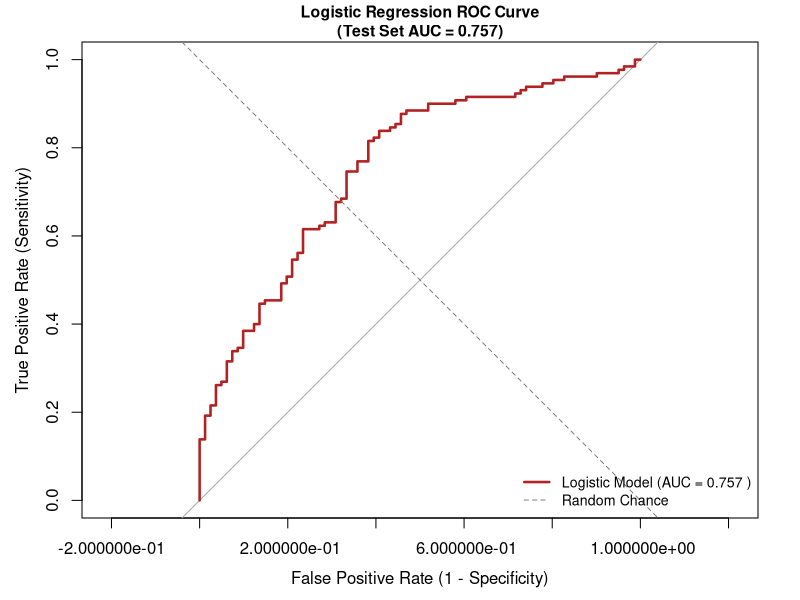
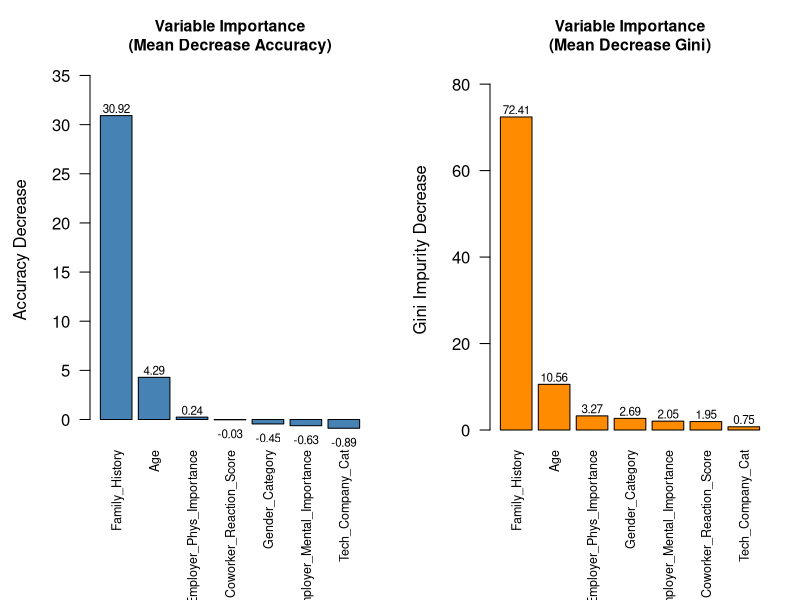
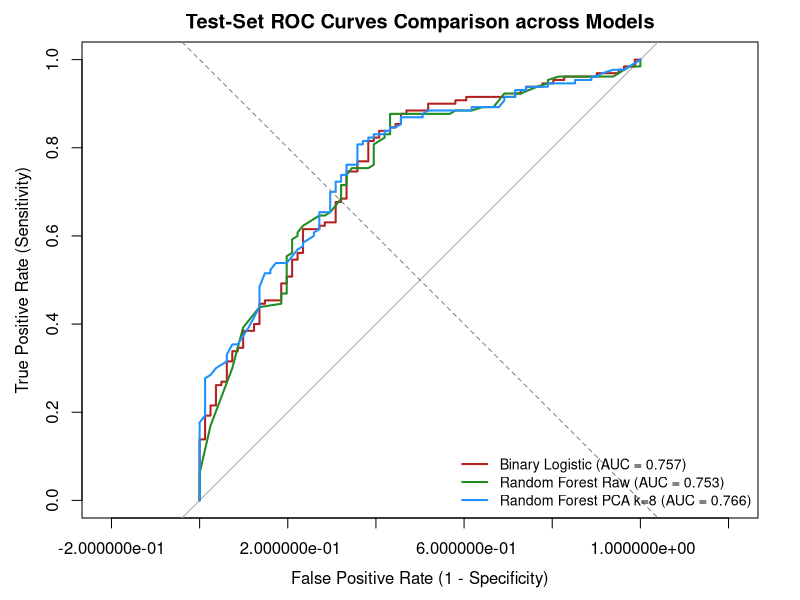

Write R code to recreate these figures, in order.
## ---- chunk 1
knitr::opts_knit$set(root.dir = ".")
knitr::opts_chunk$set(echo = TRUE, warning = FALSE, message = FALSE)
## ---- chunk 2
library(tidyverse)
library(caret)
library(pROC)
library(broom)

data <- read.csv("dataset/osmi_clean_combined.csv")

# Ensure reference levels are set logically for interpretation
data <- data %>%
  mutate(
    Treatment_Cat = factor(Treatment_Cat, levels = c("No", "Yes")),
    Gender_Category = relevel(factor(Gender_Category), ref = "Male"),
    Family_History = relevel(factor(Family_History), ref = "No"),
    Tech_Company_Cat = relevel(factor(Tech_Company_Cat), ref = "No")
  )

set.seed(2026)
train_idx <- sample(nrow(data), floor(0.8 * nrow(data)))
train <- data[train_idx, ]
test  <- data[-train_idx, ]

cat("Training cases:", nrow(train), "| Test cases:", nrow(test), "\n")
## ---- chunk 3
logit_model <- glm(
  Treatment_Cat ~ Age + Gender_Category + Family_History + 
    Employer_Mental_Importance + Employer_Phys_Importance + 
    Coworker_Reaction_Score + Tech_Company_Cat,
  family = binomial(link = "logit"),
  data = train
)

# Extract coefficients, odds ratios, p-values, and 95% Wald confidence intervals
wald_ci <- confint.default(logit_model)
model_tidy <- broom::tidy(logit_model)

odds_ratios <- model_tidy %>%
  filter(term != "(Intercept)") %>%
  mutate(
    conf_low = wald_ci[term, 1],
    conf_high = wald_ci[term, 2],
    Predictor = dplyr::case_when(
      term == "Age" ~ "Age",
      term == "Gender_CategoryFemale" ~ "Gender: Female",
      term == "Gender_CategoryOther" ~ "Gender: Other",
      term == "Family_HistoryI don't know" ~ "Family history: I don't know",
      term == "Family_HistoryYes" ~ "Family history: Yes",
      term == "Employer_Mental_Importance" ~ "Employer mental importance",
      term == "Employer_Phys_Importance" ~ "Employer physical importance",
      term == "Coworker_Reaction_Score" ~ "Coworker reaction score",
      term == "Tech_Company_CatYes" ~ "Technology company",
      TRUE ~ term
    ),
    `Odds Ratio (OR)` = exp(estimate),
    `95% CI for OR` = sprintf("%.3f to %.3f", exp(conf_low), exp(conf_high)),
    Significant = p.value < 0.05,
    Estimate = round(estimate, 3),
    `Odds Ratio (OR)` = round(`Odds Ratio (OR)`, 3),
    `P-value` = if_else(p.value < 0.001, "< 0.001", sprintf("%.3f", p.value))
  ) %>%
  select(Predictor, Estimate, `Odds Ratio (OR)`, `95% CI for OR`, `P-value`, Significant)

knitr::kable(odds_ratios, caption = "Adjusted Odds Ratios for Seeking Treatment")

# Helper functions to extract model statistics for inline text
term_stat <- function(model_term, statistic) {
  model_tidy %>% filter(.data$term == model_term) %>% pull({{ statistic }})
}
fmt3 <- function(x) format(round(x, 3), nsmall = 3)

age_or <- exp(term_stat("Age", estimate))
age_p <- term_stat("Age", p.value)
female_or <- exp(term_stat("Gender_CategoryFemale", estimate))
female_p <- term_stat("Gender_CategoryFemale", p.value)
other_or <- exp(term_stat("Gender_CategoryOther", estimate))
other_p <- term_stat("Gender_CategoryOther", p.value)
family_unknown_beta <- term_stat("Family_HistoryI don't know", estimate)
family_unknown_or <- exp(family_unknown_beta)
family_unknown_p <- term_stat("Family_HistoryI don't know", p.value)
family_yes_beta <- term_stat("Family_HistoryYes", estimate)
family_yes_or <- exp(family_yes_beta)
family_yes_p <- term_stat("Family_HistoryYes", p.value)
family_yes_vs_unknown_or <- family_yes_or / family_unknown_or
## ---- chunk 4
# Generate probabilities and classes on the Test Set
test_probs <- predict(logit_model, newdata = test, type = "response")
test_preds <- factor(ifelse(test_probs >= 0.5, "Yes", "No"), levels = c("No", "Yes"))
actual_class <- test$Treatment_Cat

# Confusion Matrix
conf_matrix <- confusionMatrix(test_preds, actual_class, positive = "Yes")
print(conf_matrix$table)

# Extract Metrics for inline text
acc_val <- conf_matrix$overall["Accuracy"]
prec_val <- conf_matrix$byClass["Precision"]
rec_val  <- conf_matrix$byClass["Sensitivity"]
logit_f1 <- conf_matrix$byClass["F1"]

# ROC and AUC
roc_curve <- roc(actual_class, test_probs)
auc_value <- as.numeric(auc(roc_curve))

cat("\nAccuracy: ", round(acc_val, 3))
cat("\nPrecision:", round(prec_val, 3))
cat("\nRecall:   ", round(rec_val, 3))
cat("\nF1-Score: ", round(logit_f1, 3))
cat("\nROC-AUC:  ", round(auc_value, 3), "\n")
## ---- chunk 5
# Refined ROC Plot for Logistic Model
par(mar = c(4.5, 4.5, 3, 1))
plot(roc_curve, col = "firebrick", lwd = 2.5, legacy.axes = TRUE, ylim = c(0, 1),
     main = paste0("Logistic Regression ROC Curve\n(Test Set AUC = ", round(auc_value, 3), ")"),
     xlab = "False Positive Rate (1 - Specificity)", 
     ylab = "True Positive Rate (Sensitivity)", cex.main = 0.95)

abline(a = 0, b = 1, lty = 2, col = "gray50")
legend("bottomright", 
       legend = c(paste("Logistic Model (AUC =", round(auc_value, 3), ")"), "Random Chance"),
       col = c("firebrick", "gray50"), lwd = c(2.5, 1), lty = c(1, 2), bty = "n", cex = 0.85)
par(mar = c(5.1, 4.1, 4.1, 2.1))
## ---- chunk 6
library(randomForest)

# Independent design matrix construction to prevent data leakage
rf_X <- model.matrix(
  ~ Age + Gender_Category + Family_History + Employer_Mental_Importance +
    Employer_Phys_Importance + Coworker_Reaction_Score + Tech_Company_Cat,
  data = train
)[, -1]
rf_y <- train$Treatment_Cat

# 5-fold stratified cross-validation
set.seed(2026)
folds <- createFolds(rf_y, k = 5, list = TRUE, returnTrain = TRUE)

grid <- expand.grid(
  mtry     = c(2, 3, 5),
  maxnodes = c(8, 16, 32),
  ntree    = c(100, 300)
)

cv_results <- data.frame()
for (g in seq_len(nrow(grid))) {
  aucs <- numeric(5)
  for (f in seq_along(folds)) {
    tr_idx <- folds[[f]]
    set.seed(123)
    rf_f <- randomForest(
      x = rf_X[tr_idx, , drop = FALSE], y = rf_y[tr_idx],
      mtry = grid$mtry[g], maxnodes = grid$maxnodes[g], ntree = grid$ntree[g]
    )
    p_f <- predict(rf_f, rf_X[-tr_idx, , drop = FALSE], type = "prob")[, "Yes"]
    aucs[f] <- as.numeric(auc(roc(rf_y[-tr_idx], p_f)))
  }
  cv_results <- rbind(cv_results, data.frame(
    mtry = grid$mtry[g], maxnodes = grid$maxnodes[g],
    ntree = grid$ntree[g], CV_AUC = round(mean(aucs), 4)
  ))
}
best_cfg <- cv_results[which.max(cv_results$CV_AUC), ]
knitr::kable(cv_results[order(-cv_results$CV_AUC), ],
             caption = "5-fold CV tuning of the random forest (mean validation AUC)")

# Retrain best config on full train set
set.seed(123)
rf_model <- randomForest(
  x = rf_X, y = rf_y,
  mtry = best_cfg$mtry, maxnodes = best_cfg$maxnodes,
  ntree = best_cfg$ntree, importance = TRUE
)

oob_err <- mean(rf_model$err.rate[, 1])

# Predict on test set
rf_X_test <- model.matrix(
  ~ Age + Gender_Category + Family_History + Employer_Mental_Importance +
    Employer_Phys_Importance + Coworker_Reaction_Score + Tech_Company_Cat,
  data = test
)[, -1]
rf_probs <- predict(rf_model, rf_X_test, type = "prob")[, "Yes"]
rf_preds <- factor(ifelse(rf_probs >= 0.5, "Yes", "No"), levels = c("No", "Yes"))

rf_cm <- confusionMatrix(rf_preds, test$Treatment_Cat, positive = "Yes")
print(rf_cm$table)

# Metrics
rf_acc  <- rf_cm$overall["Accuracy"]
rf_prec <- rf_cm$byClass["Precision"]
rf_rec  <- rf_cm$byClass["Sensitivity"]
rf_f1   <- rf_cm$byClass["F1"]
rf_auc  <- as.numeric(auc(roc(test$Treatment_Cat, rf_probs)))

cat("\nBest config (5-fold CV): mtry =", best_cfg$mtry,
    ", maxnodes =", best_cfg$maxnodes, ", ntree =", best_cfg$ntree)
cat("\nRandom Forest OOB error: ", round(oob_err, 3))
cat("\nAccuracy: ", round(rf_acc, 3))
cat("\nPrecision:", round(rf_prec, 3))
cat("\nRecall:   ", round(rf_rec, 3))
cat("\nF1-Score: ", round(rf_f1, 3))
cat("\nROC-AUC:  ", round(rf_auc, 3), "\n")
## ---- chunk 7
# Dual Variable Importance Plot (Accuracy & Gini)
imp_matrix <- importance(rf_model)
base_names <- sub('(Gender_Category|Family_History|Tech_Company_Cat).*', '\\1', rownames(imp_matrix))

acc_imp  <- rowsum(imp_matrix[, "MeanDecreaseAccuracy"], base_names, reorder = FALSE)[, 1]
gini_imp <- rowsum(imp_matrix[, "MeanDecreaseGini"], base_names, reorder = FALSE)[, 1]

rf_imp_full <- data.frame(
  Predictor = names(acc_imp),
  Accuracy  = round(acc_imp, 2),
  Gini      = round(gini_imp, 2)
)

par(mfrow = c(1, 2), mar = c(8.5, 4.5, 3.5, 1.5))

# Plot A: Accuracy
df_acc <- rf_imp_full %>% arrange(desc(Accuracy))
max_y_acc <- max(df_acc$Accuracy) * 1.15
bp1 <- barplot(df_acc$Accuracy, names.arg = df_acc$Predictor, col = "steelblue", 
               main = "Variable Importance\n(Mean Decrease Accuracy)",
               ylab = "Accuracy Decrease", ylim = c(min(0, min(df_acc$Accuracy) * 1.2), max_y_acc),
               las = 2, cex.names = 0.75, cex.main = 0.95)
text(bp1, ifelse(df_acc$Accuracy >= 0, df_acc$Accuracy + (max_y_acc * 0.02), df_acc$Accuracy - (max_y_acc * 0.04)),
     labels = df_acc$Accuracy, cex = 0.7, xpd = TRUE)

# Plot B: Gini
df_gini <- rf_imp_full %>% arrange(desc(Gini))
max_y_gini <- max(df_gini$Gini) * 1.15
bp2 <- barplot(df_gini$Gini, names.arg = df_gini$Predictor, col = "darkorange", 
               main = "Variable Importance\n(Mean Decrease Gini)",
               ylab = "Gini Impurity Decrease", ylim = c(0, max_y_gini),
               las = 2, cex.names = 0.75, cex.main = 0.95)
text(bp2, df_gini$Gini + (max_y_gini * 0.02), labels = df_gini$Gini, cex = 0.7, xpd = TRUE)

par(mfrow = c(1, 1), mar = c(5.1, 4.1, 4.1, 2.1))
## ---- chunk 8
comparison_rf <- tibble(
  Model = c("Binary Logistic Regression", "Random Forest"),
  Accuracy  = c(round(acc_val, 3), round(rf_acc, 3)),
  Precision = c(round(prec_val, 3), round(rf_prec, 3)),
  Recall    = c(round(rec_val, 3), round(rf_rec, 3)),
  `F1-Score` = c(round(logit_f1, 3), round(rf_f1, 3)),
  `ROC-AUC` = c(round(auc_value, 3), round(rf_auc, 3))
)
knitr::kable(comparison_rf, caption = "Test-Set Comparison: Logistic vs. Random Forest")
## ---- chunk 9
# Pure Train-Only PCA to eliminate Data Leakage
X_train_mat <- rf_X
X_test_mat  <- rf_X_test

pca_fit <- prcomp(X_train_mat, center = TRUE, scale. = TRUE)
cum_var <- cumsum(pca_fit$sdev^2 / sum(pca_fit$sdev^2))

Z_train <- predict(pca_fit, newdata = X_train_mat)
Z_test  <- predict(pca_fit, newdata = X_test_mat)

pca_summary <- tibble(
  Component = 1:length(cum_var),
  `Prop. Variance` = round(pca_fit$sdev^2 / sum(pca_fit$sdev^2), 3),
  `Cumulative`      = round(cum_var, 3)
)
knitr::kable(pca_summary, caption = "Variance explained by PCA components")
## ---- chunk 10
# 5-fold CV for PCA Random Forest (k = 8)
k_pca <- 8

set.seed(2026)
pca_folds <- createFolds(train$Treatment_Cat, k = 5, list = TRUE, returnTrain = TRUE)

pca_grid <- expand.grid(
  mtry     = c(1, 2, 3),
  maxnodes = c(8, 16, 32),
  ntree    = c(100, 300)
)

pca_cv_results <- data.frame()
for (g in seq_len(nrow(pca_grid))) {
  aucs <- numeric(5)
  for (f in seq_along(pca_folds)) {
    tr_idx <- pca_folds[[f]]
    set.seed(123)
    rf_pca_f <- randomForest(
      x = Z_train[tr_idx, 1:k_pca, drop = FALSE], y = train$Treatment_Cat[tr_idx],
      mtry = pca_grid$mtry[g], maxnodes = pca_grid$maxnodes[g],
      ntree = pca_grid$ntree[g]
    )
    p_f <- predict(rf_pca_f, Z_train[-tr_idx, 1:k_pca, drop = FALSE], type = "prob")[, "Yes"]
    aucs[f] <- as.numeric(auc(roc(train$Treatment_Cat[-tr_idx], p_f)))
  }
  pca_cv_results <- rbind(pca_cv_results, data.frame(
    mtry = pca_grid$mtry[g], maxnodes = pca_grid$maxnodes[g],
    ntree = pca_grid$ntree[g], CV_AUC = round(mean(aucs), 4)
  ))
}
pca_best_cfg <- pca_cv_results[which.max(pca_cv_results$CV_AUC), ]

# Retrain best PCA model
set.seed(123)
rf_pca <- randomForest(
  x = Z_train[, 1:k_pca, drop = FALSE], y = train$Treatment_Cat,
  mtry = pca_best_cfg$mtry, maxnodes = pca_best_cfg$maxnodes,
  ntree = pca_best_cfg$ntree
)

p_pca_rf  <- predict(rf_pca, Z_test[, 1:k_pca, drop = FALSE], type = "prob")[, "Yes"]
cl_pca_rf <- factor(ifelse(p_pca_rf >= 0.5, "Yes", "No"), levels = c("No", "Yes"))
cm_pca_rf <- confusionMatrix(cl_pca_rf, test$Treatment_Cat, positive = "Yes")

pca_rf_auc  <- as.numeric(auc(roc(test$Treatment_Cat, p_pca_rf)))
pca_rf_acc  <- cm_pca_rf$overall["Accuracy"]
pca_rf_prec <- cm_pca_rf$byClass["Precision"]
pca_rf_rec  <- cm_pca_rf$byClass["Sensitivity"]
pca_rf_f1   <- cm_pca_rf$byClass["F1"]

cat("\nBest PCA config (5-fold CV): mtry =", pca_best_cfg$mtry,
    ", maxnodes =", pca_best_cfg$maxnodes, ", ntree =", pca_best_cfg$ntree)
cat("\nPCA-RF (k=8) Accuracy:", round(pca_rf_acc, 3),
    " Precision:", round(pca_rf_prec, 3),
    " Recall:", round(pca_rf_rec, 3),
    " F1:", round(pca_rf_f1, 3),
    " ROC-AUC:", round(pca_rf_auc, 3), "\n")
## ---- chunk 11
comparison_pca <- tibble(
  Model = c("Binary Logistic", "Random Forest (raw)", "Random Forest (PCA k=8)"),
  Accuracy  = c(round(acc_val, 3), round(rf_acc, 3), round(pca_rf_acc, 3)),
  Precision = c(round(prec_val, 3), round(rf_prec, 3), round(pca_rf_prec, 3)),
  Recall    = c(round(rec_val, 3), round(rf_rec, 3), round(pca_rf_rec, 3)),
  `F1-Score` = c(round(logit_f1, 3), round(rf_f1, 3), round(pca_rf_f1, 3)),
  `ROC-AUC` = c(round(auc_value, 3), round(rf_auc, 3), round(pca_rf_auc, 3))
)
knitr::kable(comparison_pca, caption = "Test-Set Comparison: Logistic vs. Random Forest (raw and PCA)")
## ---- chunk 12
# 3-Model Overlay ROC Comparison Curve
roc_logit  <- roc(test$Treatment_Cat, test_probs)
roc_rf_raw <- roc(test$Treatment_Cat, rf_probs)
roc_rf_pca <- roc(test$Treatment_Cat, p_pca_rf)

par(mar = c(4.5, 4.5, 3, 1))
plot(roc_logit, col = "firebrick", lwd = 2, legacy.axes = TRUE, ylim = c(0, 1),
     main = "Test-Set ROC Curves Comparison across Models",
     xlab = "False Positive Rate (1 - Specificity)", 
     ylab = "True Positive Rate (Sensitivity)")

plot(roc_rf_raw, col = "forestgreen", lwd = 2, add = TRUE)
plot(roc_rf_pca, col = "dodgerblue", lwd = 2, add = TRUE)
abline(a = 0, b = 1, lty = 2, col = "gray50")

legend("bottomright", 
       legend = c(
         paste0("Binary Logistic (AUC = ", round(auc_value, 3), ")"),
         paste0("Random Forest Raw (AUC = ", round(rf_auc, 3), ")"),
         paste0("Random Forest PCA k=8 (AUC = ", round(pca_rf_auc, 3), ")")
       ),
       col = c("firebrick", "forestgreen", "dodgerblue"), lwd = 2, bty = "n", cex = 0.85)

par(mar = c(5.1, 4.1, 4.1, 2.1))
